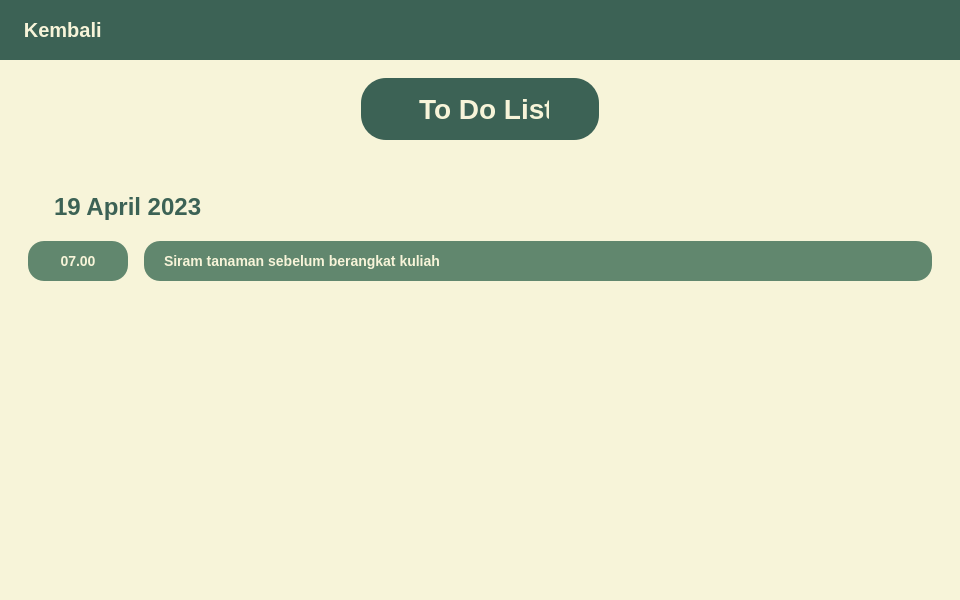
<?xml version="1.0" encoding="UTF-8"?>
<ui version="4.0">
 <class>MainWindow</class>
 <widget class="QMainWindow" name="MainWindow">
  <property name="geometry">
   <rect>
    <x>0</x>
    <y>0</y>
    <width>960</width>
    <height>600</height>
   </rect>
  </property>
  <property name="windowTitle">
   <string>MainWindow</string>
  </property>
  <property name="styleSheet">
   <string notr="true">*{
	border: none;
	background-color: transparent;
	background: transparent;
	padding: 0;
	margin: 0;
}</string>
  </property>
  <widget class="QWidget" name="centralwidget">
   <layout class="QVBoxLayout" name="verticalLayout">
    <property name="spacing">
     <number>0</number>
    </property>
    <property name="leftMargin">
     <number>0</number>
    </property>
    <property name="topMargin">
     <number>0</number>
    </property>
    <property name="rightMargin">
     <number>0</number>
    </property>
    <property name="bottomMargin">
     <number>0</number>
    </property>
    <item>
     <widget class="QFrame" name="header">
      <property name="minimumSize">
       <size>
        <width>0</width>
        <height>60</height>
       </size>
      </property>
      <property name="styleSheet">
       <string notr="true">#header {
	background-color: #3C6255;
}</string>
      </property>
      <property name="frameShape">
       <enum>QFrame::StyledPanel</enum>
      </property>
      <property name="frameShadow">
       <enum>QFrame::Raised</enum>
      </property>
      <layout class="QHBoxLayout" name="horizontalLayout">
       <item>
        <widget class="QFrame" name="frame_temp">
         <property name="frameShape">
          <enum>QFrame::StyledPanel</enum>
         </property>
         <property name="frameShadow">
          <enum>QFrame::Raised</enum>
         </property>
         <layout class="QHBoxLayout" name="horizontalLayout_3">
          <property name="topMargin">
           <number>0</number>
          </property>
          <property name="bottomMargin">
           <number>0</number>
          </property>
          <item alignment="Qt::AlignLeft">
           <widget class="QPushButton" name="btn_back">
            <property name="styleSheet">
             <string notr="true">#btn_back {
	color: #F7F4D9;
	font-size: 20px;
	font-weight: 600;
}

#btn_back:hover {
	color: #DEDBC0;
}</string>
            </property>
            <property name="text">
             <string> Kembali</string>
            </property>
            <property name="icon">
             <iconset resource="../artikel/resources.qrc">
              <normaloff>:/icons/left__arrow2.svg</normaloff>:/icons/left__arrow2.svg</iconset>
            </property>
            <property name="iconSize">
             <size>
              <width>24</width>
              <height>24</height>
             </size>
            </property>
            <property name="autoExclusive">
             <bool>false</bool>
            </property>
            <property name="flat">
             <bool>false</bool>
            </property>
           </widget>
          </item>
         </layout>
        </widget>
       </item>
       <item>
        <widget class="QFrame" name="frame_logo">
         <property name="frameShape">
          <enum>QFrame::StyledPanel</enum>
         </property>
         <property name="frameShadow">
          <enum>QFrame::Raised</enum>
         </property>
         <layout class="QHBoxLayout" name="horizontalLayout_2">
          <property name="spacing">
           <number>0</number>
          </property>
          <property name="leftMargin">
           <number>0</number>
          </property>
          <property name="topMargin">
           <number>0</number>
          </property>
          <property name="rightMargin">
           <number>0</number>
          </property>
          <property name="bottomMargin">
           <number>0</number>
          </property>
          <item>
           <widget class="QLabel" name="logo">
            <property name="minimumSize">
             <size>
              <width>0</width>
              <height>0</height>
             </size>
            </property>
            <property name="maximumSize">
             <size>
              <width>42</width>
              <height>42</height>
             </size>
            </property>
            <property name="pixmap">
             <pixmap>../artikel/logo_circle.png</pixmap>
            </property>
            <property name="scaledContents">
             <bool>true</bool>
            </property>
           </widget>
          </item>
         </layout>
        </widget>
       </item>
       <item>
        <widget class="QFrame" name="frame_temp_2">
         <property name="frameShape">
          <enum>QFrame::StyledPanel</enum>
         </property>
         <property name="frameShadow">
          <enum>QFrame::Raised</enum>
         </property>
        </widget>
       </item>
      </layout>
     </widget>
    </item>
    <item>
     <widget class="QScrollArea" name="scrollArea">
      <property name="styleSheet">
       <string notr="true">#scrollArea {
	background-color: #F7F4D9;
}

QScrollBar:vertical {
	border: none;
	width: 20px;
	margin: 5px;
	border-radius: 0px;
 }

/*  HANDLE BAR VERTICAL */
QScrollBar::handle:vertical {	
	background-color: #3C6255;
	min-height: 20px;
	border-radius: 5px;
}

QScrollBar::handle:vertical:hover{	
	background-color: #23493C;
}

/* BTN TOP - SCROLLBAR */
QScrollBar::sub-line:vertical {
	height: 0px;
}

/* BTN BOTTOM - SCROLLBAR */
QScrollBar::add-line:vertical {
	height: 0px;
}

/* RESET ARROW */
QScrollBar::up-arrow:vertical, QScrollBar::down-arrow:vertical {
	background: none;
}
QScrollBar::add-page:vertical, QScrollBar::sub-page:vertical {
	background: none;
}
</string>
      </property>
      <property name="widgetResizable">
       <bool>true</bool>
      </property>
      <widget class="QWidget" name="scrollAreaWidgetContents">
       <property name="geometry">
        <rect>
         <x>0</x>
         <y>0</y>
         <width>960</width>
         <height>540</height>
        </rect>
       </property>
       <layout class="QVBoxLayout" name="verticalLayout_2">
        <property name="spacing">
         <number>0</number>
        </property>
        <property name="leftMargin">
         <number>0</number>
        </property>
        <property name="topMargin">
         <number>0</number>
        </property>
        <property name="rightMargin">
         <number>0</number>
        </property>
        <property name="bottomMargin">
         <number>0</number>
        </property>
        <item>
         <widget class="QFrame" name="main">
          <property name="sizePolicy">
           <sizepolicy hsizetype="Preferred" vsizetype="MinimumExpanding">
            <horstretch>0</horstretch>
            <verstretch>0</verstretch>
           </sizepolicy>
          </property>
          <property name="styleSheet">
           <string notr="true">#main {
	background-color: #F7F4D9;
}</string>
          </property>
          <property name="frameShape">
           <enum>QFrame::StyledPanel</enum>
          </property>
          <property name="frameShadow">
           <enum>QFrame::Raised</enum>
          </property>
          <layout class="QVBoxLayout" name="verticalLayout_3">
           <property name="leftMargin">
            <number>18</number>
           </property>
           <property name="rightMargin">
            <number>18</number>
           </property>
           <item>
            <widget class="QFrame" name="frame_title">
             <property name="sizePolicy">
              <sizepolicy hsizetype="Preferred" vsizetype="Maximum">
               <horstretch>0</horstretch>
               <verstretch>0</verstretch>
              </sizepolicy>
             </property>
             <layout class="QHBoxLayout" name="horizontalLayout_5">
              <property name="bottomMargin">
               <number>36</number>
              </property>
              <item alignment="Qt::AlignHCenter|Qt::AlignVCenter">
               <widget class="QLabel" name="label_title_tdl">
                <property name="maximumSize">
                 <size>
                  <width>238</width>
                  <height>16777215</height>
                 </size>
                </property>
                <property name="styleSheet">
                 <string notr="true">#label_title_tdl {
	color: #F7F4D9;
	background-color: #3C6255;
	padding: 15px 50px;
	border-radius: 25px;
	font-size: 28px;
	font-weight: 600;
}</string>
                </property>
                <property name="text">
                 <string>To Do List</string>
                </property>
               </widget>
              </item>
             </layout>
            </widget>
           </item>
           <item>
            <widget class="QFrame" name="frame_tdl">
             <property name="frameShape">
              <enum>QFrame::StyledPanel</enum>
             </property>
             <property name="frameShadow">
              <enum>QFrame::Raised</enum>
             </property>
             <layout class="QVBoxLayout" name="verticalLayout_5">
              <property name="spacing">
               <number>0</number>
              </property>
              <property name="leftMargin">
               <number>0</number>
              </property>
              <property name="topMargin">
               <number>0</number>
              </property>
              <property name="rightMargin">
               <number>0</number>
              </property>
              <property name="bottomMargin">
               <number>0</number>
              </property>
              <item>
               <layout class="QVBoxLayout" name="verticalLayout_4">
                <item>
                 <widget class="QFrame" name="frame_tdls">
                  <property name="frameShape">
                   <enum>QFrame::StyledPanel</enum>
                  </property>
                  <property name="frameShadow">
                   <enum>QFrame::Raised</enum>
                  </property>
                  <layout class="QVBoxLayout" name="verticalLayout_6">
                   <property name="spacing">
                    <number>0</number>
                   </property>
                   <property name="leftMargin">
                    <number>0</number>
                   </property>
                   <property name="topMargin">
                    <number>0</number>
                   </property>
                   <property name="rightMargin">
                    <number>0</number>
                   </property>
                   <property name="bottomMargin">
                    <number>0</number>
                   </property>
                   <item>
                    <widget class="QFrame" name="frame_tanggal">
                     <property name="minimumSize">
                      <size>
                       <width>0</width>
                       <height>50</height>
                      </size>
                     </property>
                     <property name="frameShape">
                      <enum>QFrame::StyledPanel</enum>
                     </property>
                     <property name="frameShadow">
                      <enum>QFrame::Raised</enum>
                     </property>
                     <layout class="QHBoxLayout" name="horizontalLayout_4">
                      <property name="leftMargin">
                       <number>0</number>
                      </property>
                      <property name="topMargin">
                       <number>0</number>
                      </property>
                      <property name="rightMargin">
                       <number>0</number>
                      </property>
                      <property name="bottomMargin">
                       <number>0</number>
                      </property>
                      <item>
                       <widget class="QLabel" name="icon_tdl">
                        <property name="maximumSize">
                         <size>
                          <width>30</width>
                          <height>30</height>
                         </size>
                        </property>
                        <property name="pixmap">
                         <pixmap>../../assets/icons/event_note_green.svg</pixmap>
                        </property>
                        <property name="scaledContents">
                         <bool>true</bool>
                        </property>
                       </widget>
                      </item>
                      <item>
                       <widget class="QLabel" name="label_tdl">
                        <property name="styleSheet">
                         <string notr="true">#label_tdl {
	color: #3C6255;
	font-size: 24px;
	font-weight: 600;
}</string>
                        </property>
                        <property name="text">
                         <string>19 April 2023</string>
                        </property>
                       </widget>
                      </item>
                     </layout>
                    </widget>
                   </item>
                   <item>
                    <widget class="QFrame" name="frame_list_tdl">
                     <property name="frameShape">
                      <enum>QFrame::StyledPanel</enum>
                     </property>
                     <property name="frameShadow">
                      <enum>QFrame::Raised</enum>
                     </property>
                     <layout class="QVBoxLayout" name="verticalLayout_7">
                      <property name="spacing">
                       <number>0</number>
                      </property>
                      <property name="leftMargin">
                       <number>0</number>
                      </property>
                      <property name="topMargin">
                       <number>0</number>
                      </property>
                      <property name="rightMargin">
                       <number>0</number>
                      </property>
                      <property name="bottomMargin">
                       <number>0</number>
                      </property>
                      <item>
                       <layout class="QVBoxLayout" name="verticalLayout_10">
                        <property name="spacing">
                         <number>0</number>
                        </property>
                        <property name="leftMargin">
                         <number>0</number>
                        </property>
                        <property name="topMargin">
                         <number>0</number>
                        </property>
                        <property name="rightMargin">
                         <number>0</number>
                        </property>
                        <property name="bottomMargin">
                         <number>0</number>
                        </property>
                        <item>
                         <widget class="QFrame" name="frame_tdl_1">
                          <property name="frameShape">
                           <enum>QFrame::StyledPanel</enum>
                          </property>
                          <property name="frameShadow">
                           <enum>QFrame::Raised</enum>
                          </property>
                          <layout class="QHBoxLayout" name="horizontalLayout_7">
                           <property name="leftMargin">
                            <number>0</number>
                           </property>
                           <property name="topMargin">
                            <number>9</number>
                           </property>
                           <property name="rightMargin">
                            <number>10</number>
                           </property>
                           <property name="bottomMargin">
                            <number>9</number>
                           </property>
                           <item>
                            <widget class="QFrame" name="frame_time_tdl_1">
                             <property name="maximumSize">
                              <size>
                               <width>120</width>
                               <height>16777215</height>
                              </size>
                             </property>
                             <property name="frameShape">
                              <enum>QFrame::StyledPanel</enum>
                             </property>
                             <property name="frameShadow">
                              <enum>QFrame::Raised</enum>
                             </property>
                             <layout class="QVBoxLayout" name="verticalLayout_11">
                              <property name="spacing">
                               <number>0</number>
                              </property>
                              <property name="leftMargin">
                               <number>0</number>
                              </property>
                              <property name="topMargin">
                               <number>0</number>
                              </property>
                              <property name="rightMargin">
                               <number>0</number>
                              </property>
                              <property name="bottomMargin">
                               <number>0</number>
                              </property>
                              <item alignment="Qt::AlignHCenter">
                               <widget class="QLabel" name="label_time_tdl_1">
                                <property name="minimumSize">
                                 <size>
                                  <width>100</width>
                                  <height>0</height>
                                 </size>
                                </property>
                                <property name="styleSheet">
                                 <string notr="true">#label_time_tdl_1 {
	color: #F7F4D9;
	background-color: #61876E;

	border-radius: 16px;
	font-size: 14px;
	font-weight: 600;
}</string>
                                </property>
                                <property name="text">
                                 <string>07.00</string>
                                </property>
                                <property name="alignment">
                                 <set>Qt::AlignCenter</set>
                                </property>
                               </widget>
                              </item>
                             </layout>
                            </widget>
                           </item>
                           <item>
                            <widget class="QFrame" name="frame_desc_tdl">
                             <property name="minimumSize">
                              <size>
                               <width>0</width>
                               <height>40</height>
                              </size>
                             </property>
                             <property name="styleSheet">
                              <string notr="true">#frame_desc_tdl {
	color: #F7F4D9;
	background-color: #61876E;
	padding: 0px 20px;
	border-radius: 16px;
}</string>
                             </property>
                             <property name="frameShape">
                              <enum>QFrame::StyledPanel</enum>
                             </property>
                             <property name="frameShadow">
                              <enum>QFrame::Raised</enum>
                             </property>
                             <layout class="QHBoxLayout" name="horizontalLayout_8">
                              <property name="leftMargin">
                               <number>0</number>
                              </property>
                              <property name="topMargin">
                               <number>9</number>
                              </property>
                              <property name="rightMargin">
                               <number>0</number>
                              </property>
                              <property name="bottomMargin">
                               <number>9</number>
                              </property>
                              <item alignment="Qt::AlignLeft">
                               <widget class="QLabel" name="label_desc_tdl_1">
                                <property name="styleSheet">
                                 <string notr="true">#label_desc_tdl_1 {
	color: #F7F4D9;
	font-size: 14px;
	font-weight: 600;
}</string>
                                </property>
                                <property name="text">
                                 <string>Siram tanaman sebelum berangkat kuliah</string>
                                </property>
                               </widget>
                              </item>
                              <item alignment="Qt::AlignRight">
                               <widget class="QPushButton" name="btn_more_1">
                                <property name="styleSheet">
                                 <string notr="true"/>
                                </property>
                                <property name="text">
                                 <string/>
                                </property>
                                <property name="icon">
                                 <iconset>
                                  <normaloff>:/test/more_vert.svg</normaloff>:/test/more_vert.svg</iconset>
                                </property>
                                <property name="iconSize">
                                 <size>
                                  <width>20</width>
                                  <height>20</height>
                                 </size>
                                </property>
                               </widget>
                              </item>
                             </layout>
                            </widget>
                           </item>
                          </layout>
                         </widget>
                        </item>
                       </layout>
                      </item>
                     </layout>
                    </widget>
                   </item>
                  </layout>
                 </widget>
                </item>
               </layout>
              </item>
             </layout>
            </widget>
           </item>
           <item>
            <spacer name="verticalSpacer_3">
             <property name="orientation">
              <enum>Qt::Vertical</enum>
             </property>
             <property name="sizeHint" stdset="0">
              <size>
               <width>0</width>
               <height>20</height>
              </size>
             </property>
            </spacer>
           </item>
          </layout>
         </widget>
        </item>
       </layout>
      </widget>
     </widget>
    </item>
   </layout>
  </widget>
 </widget>
 <resources>
  <include location="../artikel/resources.qrc"/>
 </resources>
 <connections/>
</ui>
